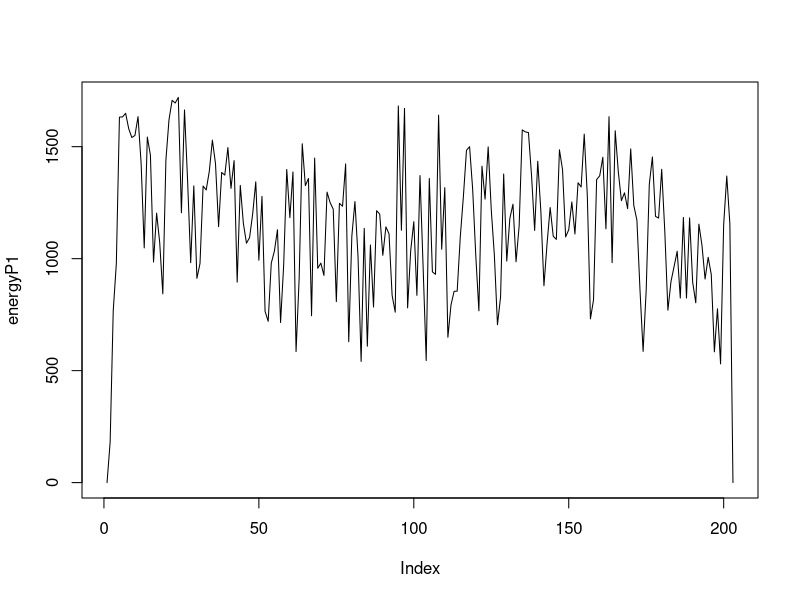
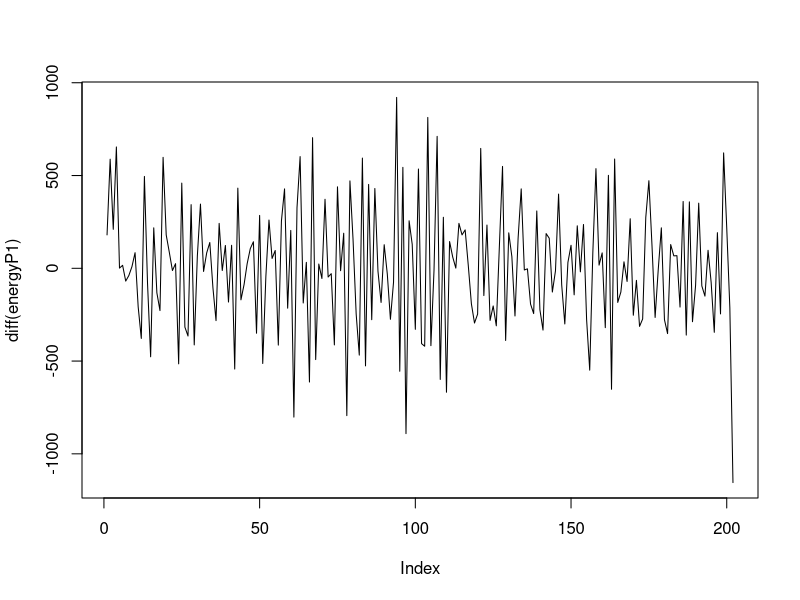

Recreate these plots in R, in order.
datal<-read.csv("dataset.csv", header=TRUE,sep = ",")
energyP1<-datal[1:203 ,3]
plot(energyP1,type="l")
plot(diff(energyP1),type="l")






